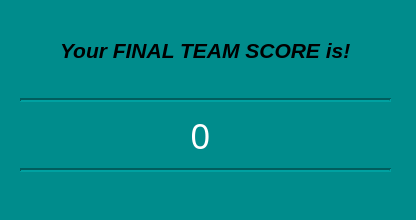
<?xml version="1.0" encoding="UTF-8"?>
<ui version="4.0">
 <class>Dialog</class>
 <widget class="QDialog" name="Dialog">
  <property name="geometry">
   <rect>
    <x>0</x>
    <y>0</y>
    <width>416</width>
    <height>220</height>
   </rect>
  </property>
  <property name="windowTitle">
   <string>Scoreboard</string>
  </property>
  <property name="styleSheet">
   <string notr="true">background-color: rgb(0, 140, 140);</string>
  </property>
  <widget class="QLabel" name="label">
   <property name="geometry">
    <rect>
     <x>60</x>
     <y>30</y>
     <width>291</width>
     <height>41</height>
    </rect>
   </property>
   <property name="font">
    <font>
     <family>Arial</family>
     <pointsize>16</pointsize>
     <weight>75</weight>
     <italic>true</italic>
     <bold>true</bold>
    </font>
   </property>
   <property name="text">
    <string>Your FINAL TEAM SCORE is!</string>
   </property>
  </widget>
  <widget class="Line" name="line">
   <property name="geometry">
    <rect>
     <x>20</x>
     <y>90</y>
     <width>371</width>
     <height>20</height>
    </rect>
   </property>
   <property name="lineWidth">
    <number>2</number>
   </property>
   <property name="orientation">
    <enum>Qt::Horizontal</enum>
   </property>
  </widget>
  <widget class="Line" name="line_2">
   <property name="geometry">
    <rect>
     <x>20</x>
     <y>160</y>
     <width>371</width>
     <height>20</height>
    </rect>
   </property>
   <property name="lineWidth">
    <number>2</number>
   </property>
   <property name="orientation">
    <enum>Qt::Horizontal</enum>
   </property>
  </widget>
  <widget class="QLabel" name="final_score">
   <property name="geometry">
    <rect>
     <x>170</x>
     <y>110</y>
     <width>61</width>
     <height>51</height>
    </rect>
   </property>
   <property name="font">
    <font>
     <family>Agency FB</family>
     <pointsize>26</pointsize>
    </font>
   </property>
   <property name="styleSheet">
    <string notr="true">color: rgb(255, 255, 255);</string>
   </property>
   <property name="text">
    <string>0</string>
   </property>
   <property name="alignment">
    <set>Qt::AlignCenter</set>
   </property>
  </widget>
 </widget>
 <resources/>
 <connections/>
</ui>
